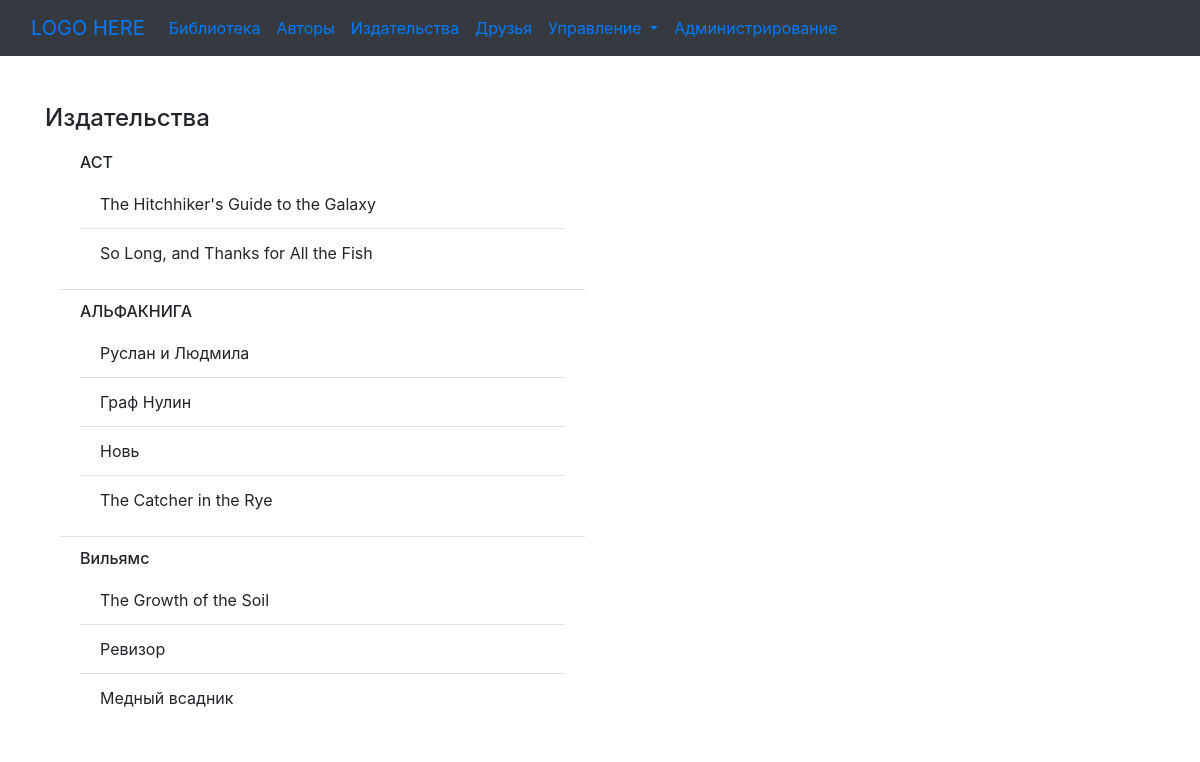
The page /publisher/ on the database as committed earlier.
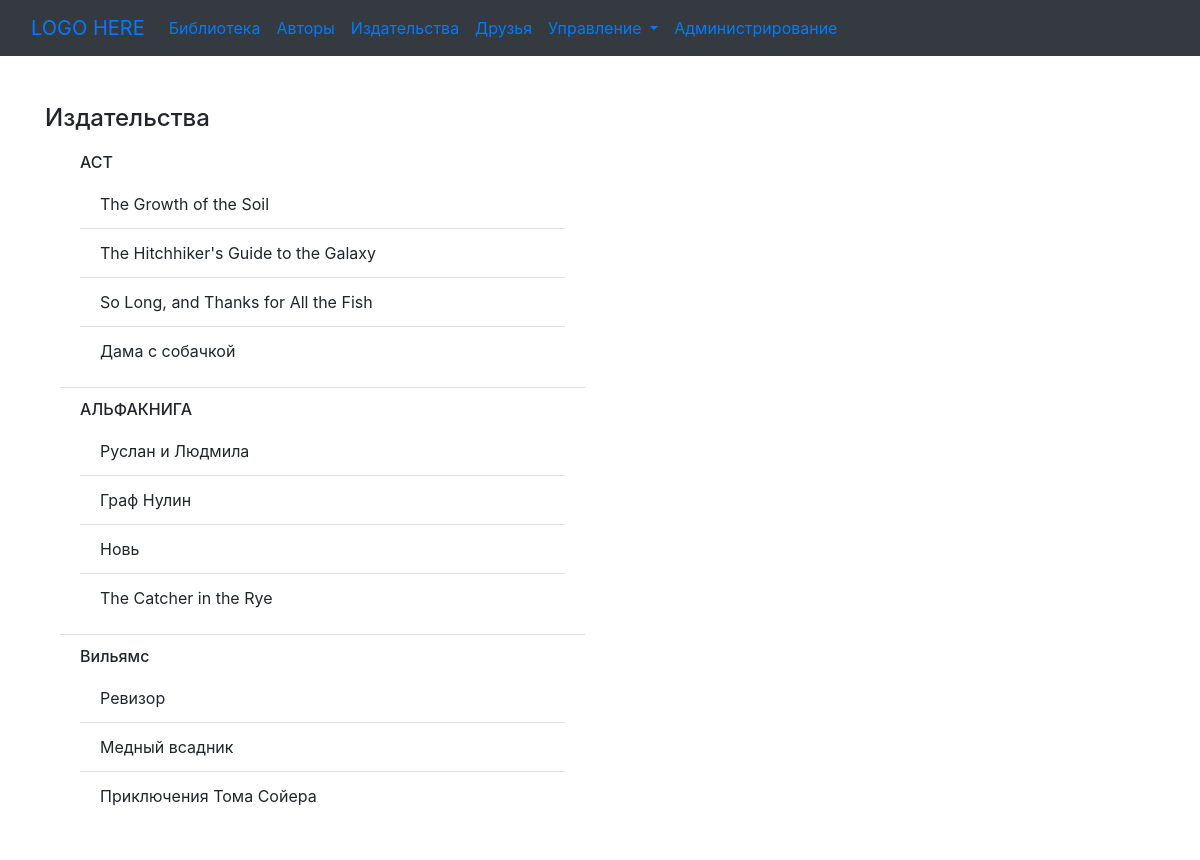
The same page on the database as committed later.
### p_library/models.py (models this page shows)
class Publisher(models.Model):
    pub_name = models.TextField(verbose_name="Название издательства")
    def __str__(self):
        return self.pub_name

class Book(models.Model):
    ISBN = models.CharField(verbose_name="Международный код", max_length=13)
    title = models.TextField(verbose_name="Название")
    description = models.TextField(verbose_name="Описание")
    year_release = models.SmallIntegerField(verbose_name="Год издания")
    copy_count = models.SmallIntegerField(verbose_name="Количество экз.")
    price = models.DecimalField(decimal_places=2, max_digits=10, verbose_name="Цена")
    author = models.ForeignKey(Author,
                               on_delete=models.CASCADE,
                               related_name="book_author",
                               verbose_name="Автор",
                               null=True)
    publisher = models.ForeignKey(Publisher,
                                  on_delete=models.DO_NOTHING,
                                  null=True,
                                  related_name="books",
                                  verbose_name="Издательство")
    avatar = models.ImageField(upload_to='images',
                               blank=True,
                               verbose_name="Загрузите изображение")
    def __str__(self):
        return self.title\
    @property
    def photo_url(self):
        if self.avatar and hasattr(self.avatar, 'url'):
            return self.avatar.url

### p_library/views.py (the view)
# urls.py: path('publisher/', views.publishers, name='publishers'),
def publishers(request):
    template = loader.get_template('publisher.html')
    publishers = Publisher.objects.all()
    p_data = {
        "publishers": publishers,
    }
    return HttpResponse(template.render(p_data, request))

### p_library/templates/publisher.html (shortened to what this page needs)
{% extends "base.html" %}
{% block content %}
    <h4>Издательства</h4>
    <div class="col-md-6">
        <ul class="list-group list-group-flush">
            {% for publisher in publishers %}
                <li class="list-group-item"><h6>{{  publisher }}</h6>
                    <ul class="list-group">
                        {% for book in publisher.books.all %}
                            <li class="list-group-item">{{ book }}</li>
                        {% endfor %}
                    </ul>
                </li>
            {% endfor %}
        </ul>
    </div>
{% endblock %}

### p_library/templates/base.html (shortened to what this page needs)
<!DOCTYPE html>
{% load static %}
<html lang="en">
<head>
    <link rel="stylesheet" href="https://stackpath.bootstrapcdn.com/bootstrap/4.3.1/css/bootstrap.min.css">
    <link rel="stylesheet" href="{% static 'css/library.css' %}">
</head>
<body>
    <header>
        <nav class="navbar navbar-expand-lg navbar-inverse bg-dark">
            <div class="container-fluid">
                <span class="navbar-brand" style="color:#007BFF">LOGO HERE</span>
                <div class="collapse navbar-collapse" id="navbarNav">
                    <ul class="navbar-nav">
                        <li class="nav-item">
                            <a class="nav-link" href="/">Библиотека</a>
                        </li>
                        <li class="nav-item">
                            <a class="nav-link" href="/author">Авторы</a>
                        </li>
                        <li class="nav-item">
                            <a class="nav-link" href="/publisher">Издательства</a>
                        </li>
                        <li class="nav-item">
                            <a class="nav-link" href="/friend_list">Друзья</a>
                        </li>
                        <li class="nav-item dropdown">
                            <a class="nav-link dropdown-toggle" href="#" id="navbarDropdown" role="button" data-bs-toggle="dropdown" aria-expanded="false">
                            Управление
                            </a>
                        </li>
                        <li class="nav-item">
                            <a class="nav-link" href="/admin/">Администрирование</a>
                        </li>
                    </ul>
                </div>
            </div>
        </nav>
    </header>
    <main>
            <div class="container">
                <div class="row mt-5">
                    <div class="col-md-12 mb-5">
                        {% block content %}
                        {% endblock %}
                    </div>
                </div>
            </div>
    </main>
</body>
</html>

### static/css/library.css (style rules this page uses)
html { font-family: 'Open Sans', sans-serif; }

Rows that differ between the two databases and show on the page:
changed Publisher "АСТ": gains Book (title "The Growth of the Soil")
added Book: title "Дама с собачкой", shown under Publisher "АСТ"
changed Publisher "Вильямс": loses Book (title "The Growth of the Soil")
added Book: title "Приключения Тома Сойера", shown under Publisher "Вильямс"
